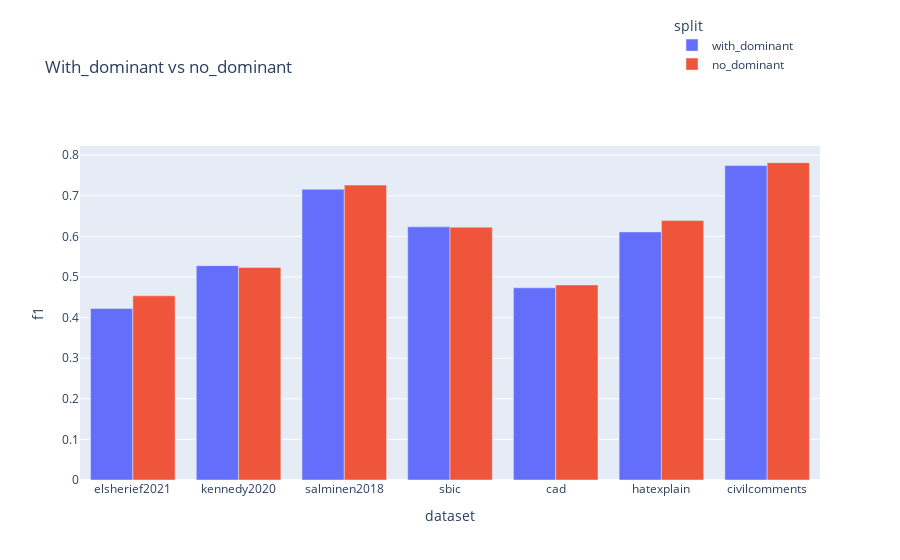
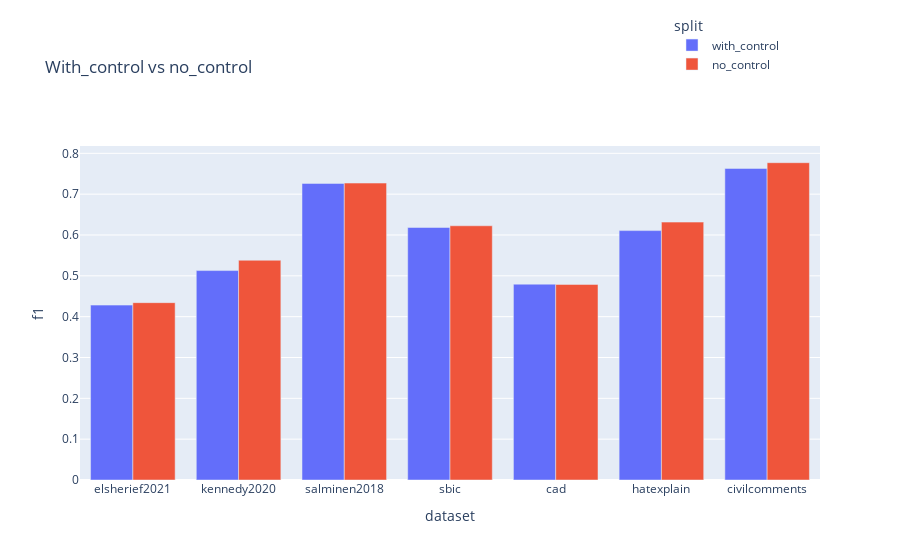

These figures' notebook cell, in order:
### Code cell
fig = px.bar(f1s, x='dataset', y='f1', color='split', barmode='group', title=titles[splits])
    fig.update_layout(legend=dict(
        yanchor='top',
        y=1.4,
        xanchor='left',
        x=0.8
    ))
    fig.show()

### Figure 1 — Plotly figure (JSON) as saved in the notebook; plotly's stock layout.template omitted (floating-point values rounded to 4 significant figures)
{"data": [{"alignmentgroup": "True", "hovertemplate": "split=with_dominant<br>dataset=%{x}<br>f1=%{y}<extra></extra>", "legendgroup": "with_dominant", "marker": {"color": "#636efa", "pattern": {"shape": ""}}, "name": "with_dominant", "offsetgroup": "with_dominant", "orientation": "v", "showlegend": true, "textposition": "auto", "type": "bar", "x": ["elsherief2021", "kennedy2020", "salminen2018", "sbic", "cad", "hatexplain", "civilcomments"], "xaxis": "x", "y": [0.4223, 0.5279, 0.7162, 0.6235, 0.4733, 0.611, 0.7743], "yaxis": "y"}, {"alignmentgroup": "True", "hovertemplate": "split=no_dominant<br>dataset=%{x}<br>f1=%{y}<extra></extra>", "legendgroup": "no_dominant", "marker": {"color": "#EF553B", "pattern": {"shape": ""}}, "name": "no_dominant", "offsetgroup": "no_dominant", "orientation": "v", "showlegend": true, "textposition": "auto", "type": "bar", "x": ["elsherief2021", "kennedy2020", "salminen2018", "sbic", "cad", "hatexplain", "civilcomments"], "xaxis": "x", "y": [0.4537, 0.5237, 0.7263, 0.6228, 0.4804, 0.6389, 0.7815], "yaxis": "y"}], "layout": {"autosize": true, "barmode": "group", "legend": {"title": {"text": "split"}, "tracegroupgap": 0, "x": 0.8, "xanchor": "left", "y": 1.4, "yanchor": "top"}, "title": {"text": "With_dominant vs no_dominant"}, "xaxis": {"anchor": "y", "autorange": true, "domain": [0, 1], "range": [-0.5, 6.5], "title": {"text": "dataset"}, "type": "category"}, "yaxis": {"anchor": "x", "autorange": true, "domain": [0, 1], "range": [0, 0.8226], "title": {"text": "f1"}, "type": "linear"}}}

### Figure 2 — Plotly figure (JSON) as saved in the notebook; plotly's stock layout.template omitted (floating-point values rounded to 4 significant figures)
{"data": [{"alignmentgroup": "True", "hovertemplate": "split=with_control<br>dataset=%{x}<br>f1=%{y}<extra></extra>", "legendgroup": "with_control", "marker": {"color": "#636efa", "pattern": {"shape": ""}}, "name": "with_control", "offsetgroup": "with_control", "orientation": "v", "showlegend": true, "textposition": "auto", "type": "bar", "x": ["elsherief2021", "kennedy2020", "salminen2018", "sbic", "cad", "hatexplain", "civilcomments"], "xaxis": "x", "y": [0.4283, 0.5129, 0.7263, 0.6184, 0.4796, 0.6108, 0.7631], "yaxis": "y"}, {"alignmentgroup": "True", "hovertemplate": "split=no_control<br>dataset=%{x}<br>f1=%{y}<extra></extra>", "legendgroup": "no_control", "marker": {"color": "#EF553B", "pattern": {"shape": ""}}, "name": "no_control", "offsetgroup": "no_control", "orientation": "v", "showlegend": true, "textposition": "auto", "type": "bar", "x": ["elsherief2021", "kennedy2020", "salminen2018", "sbic", "cad", "hatexplain", "civilcomments"], "xaxis": "x", "y": [0.4343, 0.5382, 0.7272, 0.6226, 0.479, 0.6316, 0.7771], "yaxis": "y"}], "layout": {"autosize": true, "barmode": "group", "legend": {"title": {"text": "split"}, "tracegroupgap": 0, "x": 0.8, "xanchor": "left", "y": 1.4, "yanchor": "top"}, "title": {"text": "With_control vs no_control"}, "xaxis": {"anchor": "y", "autorange": true, "domain": [0, 1], "range": [-0.5, 6.5], "title": {"text": "dataset"}, "type": "category"}, "yaxis": {"anchor": "x", "autorange": true, "domain": [0, 1], "range": [0, 0.818], "title": {"text": "f1"}, "type": "linear"}}}
